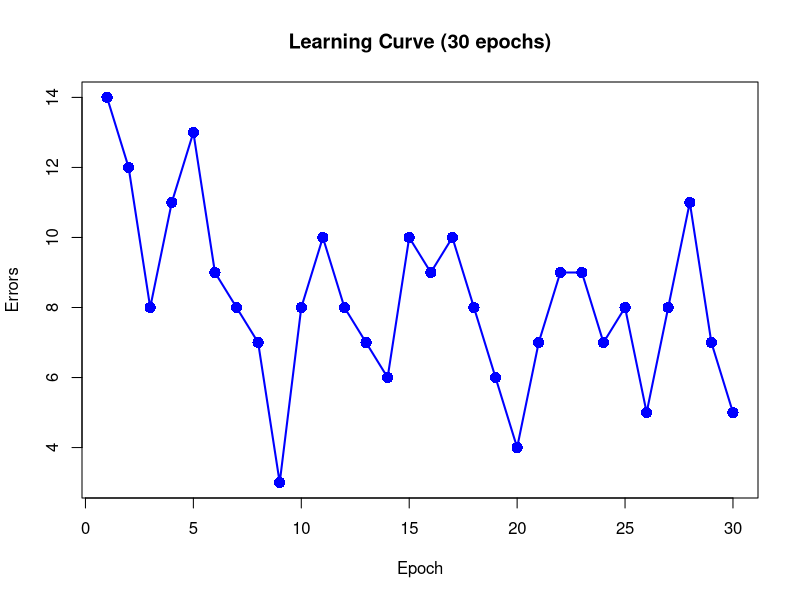

R code for this plot: (Note: this script raises an error after producing the figure.)
## ---- chunk 1
#| warning: false
#| message: false


# load the packages 
library(tidyverse)
library(gganimate)
## ---- chunk 2
# load the dataset
data(iris)
df <- iris[iris$Species != "setosa", ] 
df$y <- ifelse(df$Species == "versicolor", 1, -1)
## ---- chunk 3
# Feature Scaling
df_scaled <- df
df_scaled[, 1:4] <- scale(df[, 1:4])
df_scaled_final <- df_scaled[, c("Sepal.Length", "Petal.Length", "y")]
## ---- chunk 4
# Initial setup
X <- as.matrix(df_scaled_final[, 1:2])
X_augmented <- cbind(1, X) # leading 1 for bias
y_vector <- df_scaled_final$y
## ---- chunk 5
sign_func <- function(z) {
  ifelse(z >= 0, 1, -1)
}
## ---- chunk 6
fit_perceptron <- function(X_aug, y, eta = 0.05, n_iter = 10) {
  n_features <- ncol(X_aug)
  n_obs <- nrow(X_aug)
  
  # Initialize weights
  set.seed(842)
  w <- rnorm(n_features, mean = 0, sd = 0.1) 
  
  history_list <- list()
  epoch_errors <- numeric(n_iter)
  step_total <- 0
  
  for (epoch in 1:n_iter) {
    # --- Shuffle data at the start of every epoch ---
    indices <- sample(n_obs)
    X_shuffled <- X_aug[indices, ]
    y_shuffled <- y[indices]
    
    error_count <- 0
    
    for (p in 1:n_obs) {
      step_total <- step_total + 1
      x_p <- X_shuffled[p, ]
      y_p <- y_shuffled[p]
      
      # Linear Combination
      z_p <- as.numeric(t(w) %*% x_p)
      y_hat <- sign_func(z_p)
      
      is_error <- (y_hat != y_p)
      if (is_error) {
        # Perceptron Update Rule
        w <- w + eta * (y_p - y_hat) * x_p
        error_count <- error_count + 1
      }
      
      # Calculate accuracy on full dataset for tracking
      predictions <- sign_func(X_aug %*% w)
      current_accuracy <- sum(predictions == y) / length(y) * 100
      
      # Record history
      history_list[[step_total]] <- data.frame(
        Step = step_total, 
        Epoch = epoch,
        Iteration = p,
        w0 = w[1], w1 = w[2], w2 = w[3],
        x1_val = x_p[2], x2_val = x_p[3], # Tracks the specific point being tested
        is_error = is_error,
        current_acc = current_accuracy
      )
    }
    
    epoch_errors[epoch] <- error_count
    cat(sprintf("Epoch %d: %d errors\n", epoch, error_count))
    
    if (error_count == 0) {
      cat(sprintf("--- Converged early at Epoch %d ---\n", epoch))
      break
    }
  }
  
  return(list(
    weights = w, 
    errors = epoch_errors[1:epoch], 
    history = bind_rows(history_list)
  ))
}
## ---- chunk 7
# Training
results <- fit_perceptron(X_augmented, y_vector, n_iter = 30)
history_df <- results$history
errors <- results$errors
w_final <- results$weights
## ---- chunk 8
#| fig-width: 8
#| fig-height: 5
#| fig-cap: "Perceptron learning curve showing epoch error"

# Epoch error plot
plot(1:length(errors), errors, type = "o", pch = 16, 
     col = "blue", lwd = 2, cex = 1.5,
     main = "Learning Curve (30 epochs)", xlab = "Epoch", ylab = "Errors")
## ---- chunk 9
#| echo: false

knitr::include_graphics("perceptron_learning.gif")
## ---- chunk 10
#| echo: false
#| fig-width: 8
#| fig-height: 6
#| fig-cap: "Final decision boundary separating Versicolor and Virginica"


# --- Find the Best Weights ---
best_idx <- which.max(history_df$current_acc)
w_best <- c(history_df$w0[best_idx], 
            history_df$w1[best_idx], 
            history_df$w2[best_idx])
best_acc <- history_df$current_acc[best_idx]
best_epoch <- history_df$Epoch[best_idx]

# --- Generate the Plot ---
plot(jitter(X[, 1], amount = 0.05), jitter(X[, 2], amount = 0.05), 
     col = adjustcolor(ifelse(y_vector == 1, "blue", "orange"), alpha.f = 0.6), 
     pch = 19, 
     cex = 1.1,
     xlab = "Sepal Length (Scaled)", 
     ylab = "Petal Length (Scaled)",
     main = "Perceptron: Best Discovered Boundary",
     sub = paste("Best Accuracy reached in Epoch", best_epoch))

# --- Calculate and Draw the Boundary Line ---
x1_range <- seq(min(X[, 1]) - 0.5, max(X[, 1]) + 0.5, length.out = 100)
x2_boundary <- -(w_best[1] + w_best[2] * x1_range) / w_best[3]
lines(x1_range, x2_boundary, col = "black", lwd = 2, lty = 1)

# --- Add the Equation Label ---
eq_text <- sprintf("Boundary: %.2f + %.2f(x1) + %.2f(x2) = 0", 
                   w_best[1], w_best[2], w_best[3])
eq_text <- gsub("\\+ -", "- ", eq_text)
mtext(eq_text, side = 3, line = 0.5, cex = 1, font = 3, col = "darkred")

# --- Add Legend and Accuracy Info ---
legend("topleft", 
       legend = c("Versicolor", "Virginica", "Decision Boundary"), 
       col = c("blue", "orange", "black"), 
       pch = c(19, 19, NA), 
       lty = c(NA, NA, 1), 
       lwd = c(NA, NA, 2),
       bg = "white",
       cex = 0.9)

text(x = max(X[, 1]) - 0.5, y = min(X[, 2]) + 0.2, 
     labels = paste("Peak Accuracy:", round(best_acc, 1), "%"), 
     font = 2, col = "black")
